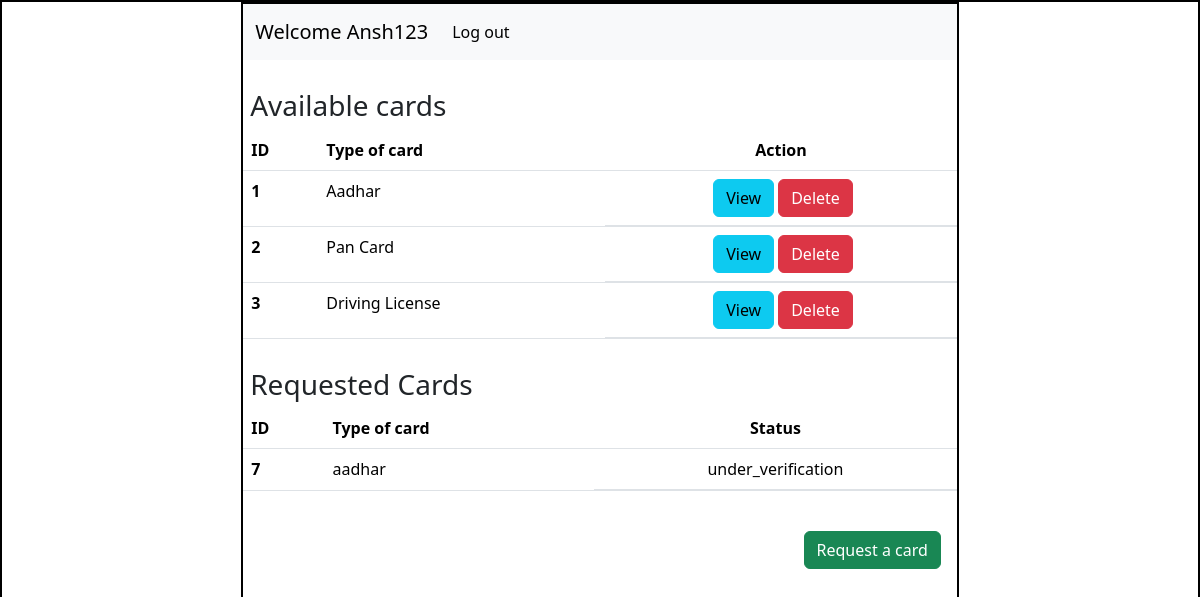
The page /home/2 on the database as committed earlier.
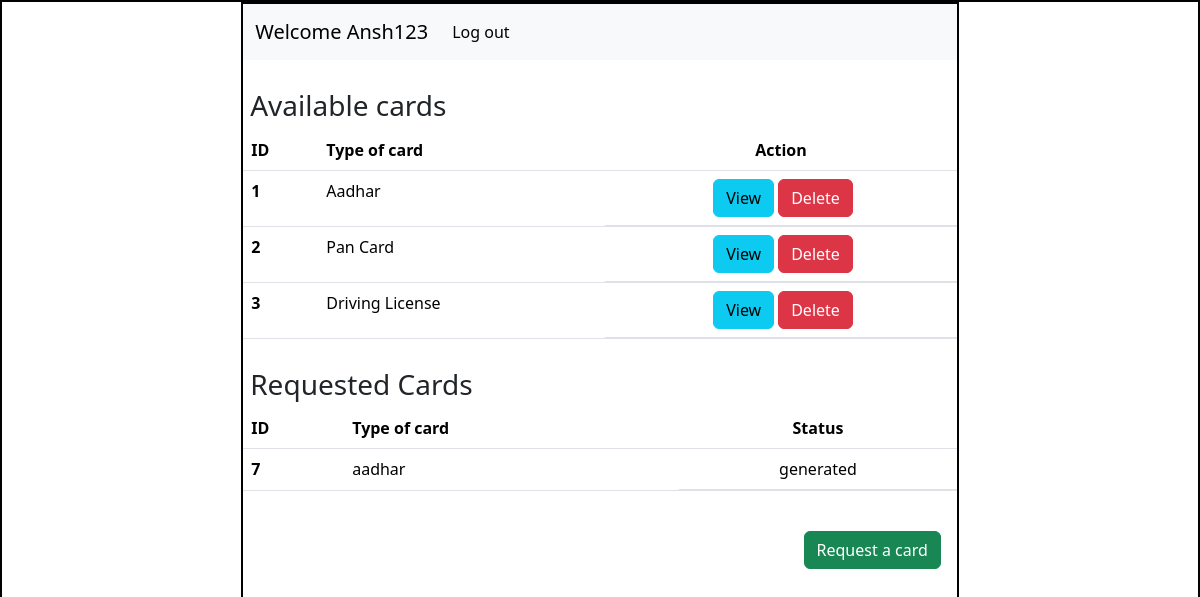
The same page on the database as committed later.
### Application/models.py (models this page shows)
class User(db.Model):
    id=db.Column(db.Integer(),primary_key=True)
    username=db.Column(db.String(),nullable=False,unique=True)
    email=db.Column(db.String(),nullable=False,unique=True)
    password=db.Column(db.String(),nullable=False)
    type=db.Column(db.String(),default='general')
    details=db.relationship('Info',backref='creator')

class Info(db.Model):
    id=db.Column(db.Integer(),primary_key=True)
    attribute_name=db.Column(db.String(),nullable=False)
    attribute_value=db.Column(db.String(),nullable=False)
    card_name=db.Column(db.String(),nullable=False)
    user_id=db.Column(db.Integer(),db.ForeignKey('user.id'),nullable=False)

### Application/controllers.py (the view)
@app.route('/home/<int:user_id>')
def user_dashboard(user_id):
    this_user=User.query.filter_by(id=user_id).first()
    return render_template('user_dashboard.html',this_user=this_user)

### templates/user_dashboard.html (shortened to what this page needs)
<!DOCTYPE html>
<html lang="en">
  <head>
    <link
      href="https://cdn.jsdelivr.net/npm/bootstrap@5.3.3/dist/css/bootstrap.min.css"
      rel="stylesheet"
    />
    <link rel="stylesheet" href="/static/style.css"/>
  </head>
  <body>
    <div id="main">
      <div id="canvas">
        <nav class="navbar navbar-expand-lg bg-body-tertiary">
            <div class="container-fluid">
              <a class="navbar-brand" href="#">Welcome {{this_user.username}}</a>
              <div class="collapse navbar-collapse" id="navbarSupportedContent">
                <ul class="navbar-nav me-auto mb-2 mb-lg-0">
                  <li class="nav-item">
                    <a class="nav-link active" aria-current="page" href="/login">Log out</a>
                  </li>
              </div>
            </div>
          </nav>
          <div id="content">
            <h3 class="headings">Available cards</h3>
            <div class="table">
            <table class="table">
                <thead>
                  <tr>
                    <th scope="col">ID</th>
                    <th scope="col">Type of card</th>
                    <th scope="col" class="text-center">Action</th>
                  </tr>
                </thead>
                <tbody>
                  <tr>
                    <th scope="row">1</th>
                    <td>Aadhar</td>
                    <td class="d-flex justify-content-center"><a href="" type="button" class="btn btn-info mx-1">View</a>
                    <a href=""type="button" class="btn btn-danger">Delete</a></td>
                  </tr>
                  <tr>
                    <th scope="row">2</th>
                    <td>Pan Card</td>
                    <td class="d-flex justify-content-center"><a href="" type="button" class="btn btn-info mx-1">View</a>
                    <a href=""type="button" class="btn btn-danger">Delete</a></td>
                  </tr>
                  <tr>
                    <th scope="row">3</th>
                    <td>Driving License</td>
                    <td class="d-flex justify-content-center"><a href="" type="button" class="btn btn-info mx-1">View</a>
                    <a href=""type="button" class="btn btn-danger">Delete</a></td>
                  </tr>
                </tbody>
              </table>
              </div>
              <h3 class="headings">Requested Cards </h3>
            <div class="table">
            <table class="table">
                <thead>
                  <tr>
                    <th scope="col">ID</th>
                    <th scope="col">Type of card</th>
                    <th scope="col" class="text-center">Status</th>
                  </tr>
                </thead>
                <tbody>
                  {% for info in this_user.details %}
                    {% if info.attribute_name=='Status' %}
                      <tr>
                        <th scope="row">{{loop.index}}</th>
                        <td>{{info.card_name}}</td>
                        <td class="d-flex justify-content-center">{{info.attribute_value}}</td>
                      </tr>
                    {% endif %}
                  {% endfor %}
                </tbody>
              </table>
            </div>
            <div class="text-end">
                <a href="/request_card/{{this_user.id}}" type="button" class="btn btn-success mx-3 my-4">Request a card</a>
            </div>
          </div>
      </div>
    </div>
  </body>
</html>

### static/style.css (style rules this page uses)
* { margin: 0px; }
#main,#canvas { border: 2px solid black; }
#canvas { width: 60%; margin: auto; height: 800px; }
.headings { margin: 3px; padding: 4px; margin-top: 25px; }

Rows that differ between the two databases and show on the page:
changed Info "aadhar": attribute_value "under_verification" → "generated"
